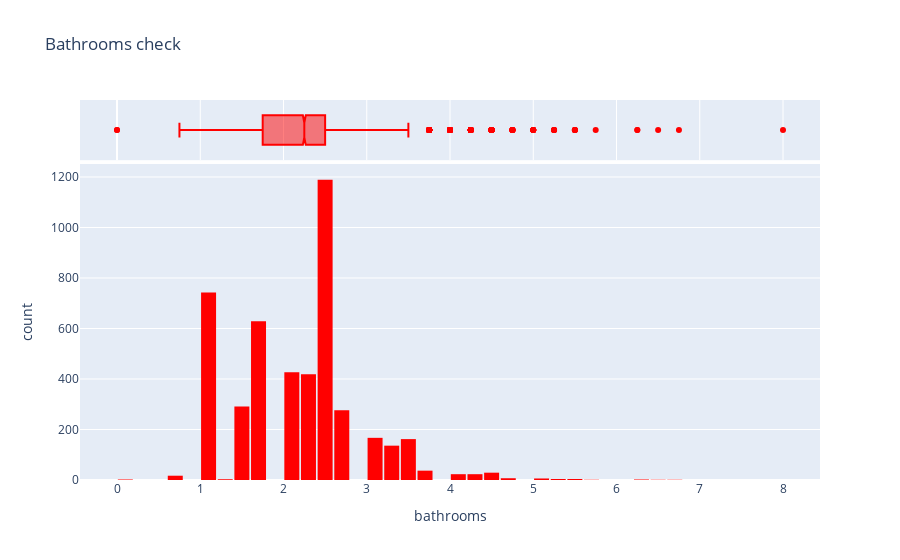

The notebook cell this image was saved under:
### Code cell
fig = px.histogram(df1, 
                   x='bathrooms', 
                   marginal='box', 
                   color_discrete_sequence=['red'], 
                   title='Bathrooms check')
fig.update_layout(bargap=0.1)
fig.show()

### Figure 1 — Plotly figure (JSON) as saved in the notebook; plotly's stock layout.template omitted (floating-point values rounded to 4 significant figures; data arrays with more than 128 entries replaced by an {"elided": "..."} marker saying what was removed)
{"data": [{"alignmentgroup": "True", "bingroup": "x", "hovertemplate": "bathrooms=%{x}<br>count=%{y}<extra></extra>", "legendgroup": "", "marker": {"color": "red", "pattern": {"shape": ""}}, "name": "", "offsetgroup": "", "orientation": "v", "showlegend": false, "type": "histogram", "x": {"elided": "4600 float values"}, "xaxis": "x", "yaxis": "y"}, {"alignmentgroup": "True", "hovertemplate": "bathrooms=%{x}<extra></extra>", "legendgroup": "", "marker": {"color": "red"}, "name": "", "notched": true, "offsetgroup": "", "showlegend": false, "type": "box", "x": {"elided": "4600 float values"}, "xaxis": "x2", "yaxis": "y2"}], "layout": {"bargap": 0.1, "barmode": "relative", "legend": {"tracegroupgap": 0}, "title": {"text": "Bathrooms check"}, "xaxis": {"anchor": "y", "domain": [0, 1], "title": {"text": "bathrooms"}}, "xaxis2": {"anchor": "y2", "domain": [0, 1], "matches": "x", "showgrid": true, "showticklabels": false}, "yaxis": {"anchor": "x", "domain": [0, 0.8316], "title": {"text": "count"}}, "yaxis2": {"anchor": "x2", "domain": [0.8416, 1], "matches": "y2", "showgrid": false, "showline": false, "showticklabels": false, "ticks": ""}}}
